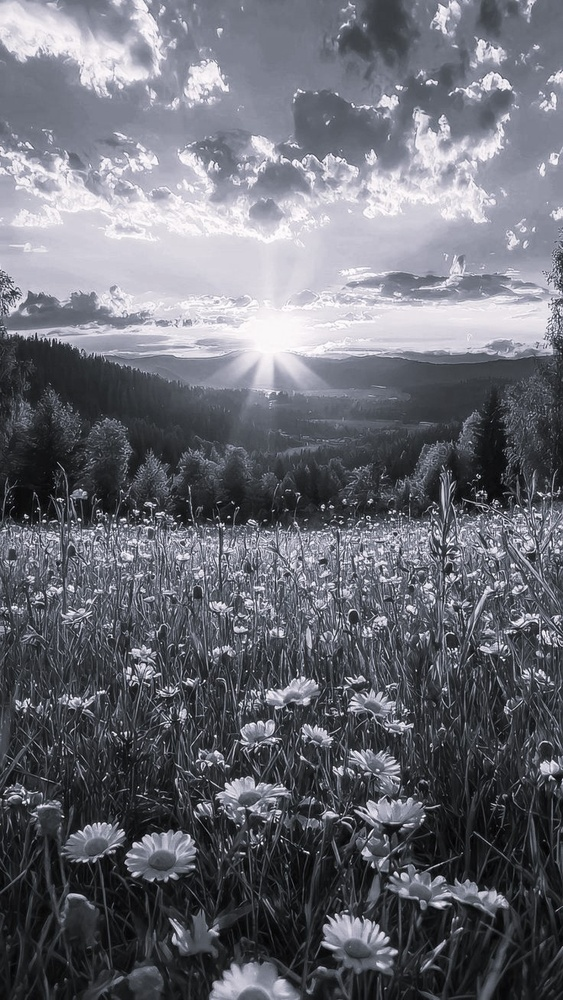
#> input picture nature.jpg, 563 x 1000 px, shrunk from 736 x 1308 before the run
$ jupyter execute fft.ipynb   (shell and % lines are left out)
#> lines starting #> are read from the running program, lines starting #| are printed output that depends on the picture; after the words box and inside, x2 and y2 are one past the last pixel; in counts of white or black regions, pixels touching at a corner belong together
[cell 1]
import numpy as np
from PIL import Image
import matplotlib.pyplot as plt

[cell 2]
# Загрузка изображения и преобразование в ч/б
image = Image.open('nature.jpg').convert('L')
image_array = np.array(image, dtype=float)

print(f"Размер матрицы: {image_array.shape}")
#| Размер матрицы: (1000, 563)
print(f"Тип данных: {image_array.dtype}")
#| Тип данных: float64
print(f"Диапазон значений: [{image_array.min()}, {image_array.max()}]")
#| Диапазон значений: [0.0, 255.0]
print(f"Пример значений:\n{image_array[:3, :3]}")
#| Пример значений:
#| [[152. 157. 160.]
#|  [154. 158. 162.]
#|  [167. 170. 172.]]

plt.figure(figsize=(8, 6))
plt.imshow(image_array, cmap='gray')
plt.title('Исходное изображение')
plt.axis('off')
plt.show()

[cell 3]
# Выполняем FFT
fft_transform = np.fft.fft2(image_array.astype(float))
fft_shifted = np.fft.fftshift(fft_transform)

# Вычисляем амплитуды
magnitudes = np.abs(fft_transform)
magnitudes_flat = magnitudes.ravel()
magnitudes_sorted = np.sort(magnitudes_flat)[::-1]# Сортируем по убыванию

# Общее количество коэффициентов
total_coeffs = len(magnitudes_sorted)
#> total_coeffs = 563000
print(f"Всего FFT коэффициентов: {total_coeffs}")
#| Всего FFT коэффициентов: 563000
print(f"Размер изображения: {image_array.shape}")
#| Размер изображения: (1000, 563)
print(f"Размер FFT массива: {fft_transform.shape}")
#| Размер FFT массива: (1000, 563)

# Вычисляем кумулятивную энергию
cumulative_energy = np.cumsum(magnitudes_sorted) / np.sum(magnitudes_sorted)

# График амплитуд коэффициентов и кумулятивной энергии
plt.figure(figsize=(12, 5))

plt.subplot(1, 2, 1)
plt.semilogy(magnitudes_sorted, 'b-', linewidth=1)
plt.title('Амплитуды FFT коэффициентов (логарифмическая шкала)')
plt.xlabel('Индекс коэффициента')
plt.ylabel('Амплитуда (log scale)')
plt.grid(True)

plt.subplot(1, 2, 2)
plt.plot(cumulative_energy, 'r-', linewidth=2)
plt.title('Кумулятивная энергия FFT коэффициентов')
plt.xlabel('Количество коэффициентов')
plt.ylabel('Доля общей энергии')
plt.grid(True)
plt.ylim(0, 1.1)

plt.tight_layout()
plt.show()
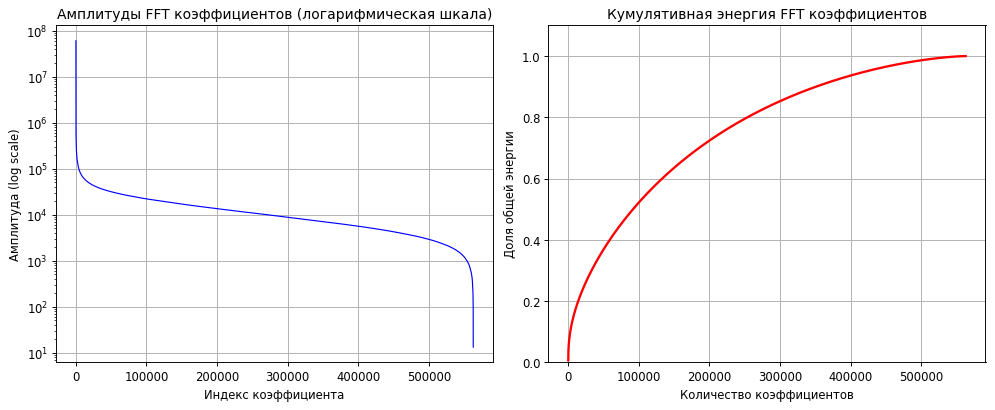
#> figure drawn by matplotlib, 2 panels; panel 1: curve peaks at x = 0, y = 60378299; panel 2: curve peaks at x = 562999, y = 1

# Визуализация спектра
plt.figure(figsize=(12, 5))

plt.subplot(1, 2, 1)
magnitude_spectrum = np.log(1 + np.abs(fft_shifted))
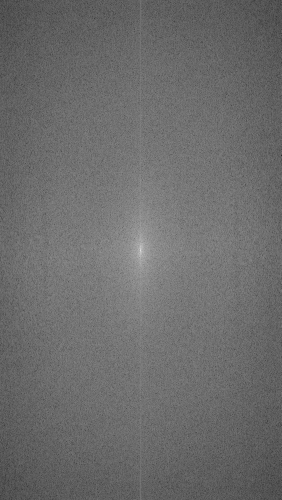
#> magnitude_spectrum: shape (1000, 563) float64 (shown at 1/2 size); min 2.65, max 17.92, mean 9.13; drawn with min black and max white
plt.imshow(magnitude_spectrum, cmap='hot')
plt.title('Спектр Фурье (логарифм амплитуды)')
plt.axis('off')
plt.colorbar()

plt.subplot(1, 2, 2)
plt.imshow(np.angle(fft_shifted), cmap='hsv')
plt.title('Фаза Фурье')
plt.axis('off')
plt.colorbar()

plt.tight_layout()
plt.show()
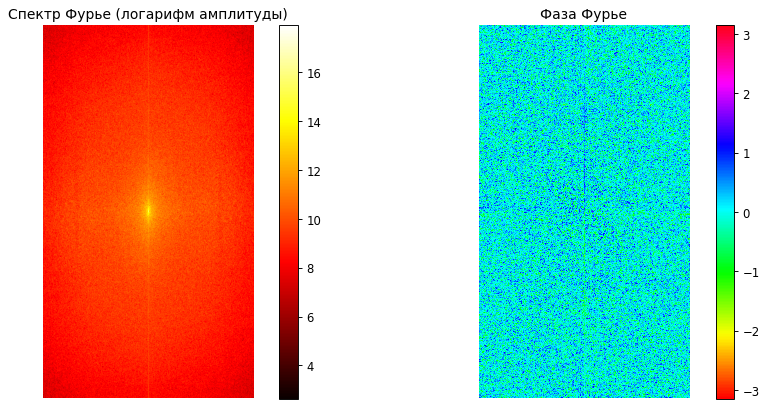
#> figure drawn by matplotlib, 4 panels

[cell 4]
# === ФУНКЦИИ ДЛЯ FFT СЖАТИЯ ===

def compress_fft(fft_coeffs, keep_ratio):
    """
    Сжатие FFT коэффициентов - сохранение только максимальных по амплитуде коэффициентов
    """
    magnitudes = np.abs(fft_coeffs)

    total_coeffs = fft_coeffs.size
    keep_count = int(total_coeffs * keep_ratio)

    # Находим пороговое значение
    threshold = np.partition(magnitudes.ravel(), -keep_count)[-keep_count]

    mask = magnitudes >= threshold
    compressed_fft = fft_coeffs * mask

    return compressed_fft, mask, keep_count

def reconstruct_from_fft(compressed_fft):
    """Восстановление изображения из сжатых FFT коэффициентов"""
    reconstructed = np.fft.ifft2(compressed_fft).real
    reconstructed = np.clip(reconstructed, 0, 255)
    return reconstructed.astype(np.uint8)

[cell 5]
# === ВИЗУАЛИЗАЦИЯ РЕЗУЛЬТАТОВ СЖАТИЯ ===
compression_ratios = [0.10, 0.05, 0.01, 0.002]
ratios_names = ['10%', '5%', '1%', '0.2%']

print("\n" + "="*80)
print("РЕЗУЛЬТАТЫ СЖАТИЯ С ПОМОЩЬЮ FFT")
print("="*80)
print(f"{'Уровень':<10} {'Коэфф.':<8} {'% энергии':<12} {'Ошибка Фробениуса':<20}")
print("-" * 60)

fig, axes = plt.subplots(2, 3, figsize=(15, 10))
axes = axes.ravel()

axes[0].imshow(image_array, cmap='gray')
axes[0].set_title('Исходное изображение')
axes[0].axis('off')

for i, (ratio, name) in enumerate(zip(compression_ratios, ratios_names)):
    # Сжимаем FFT коэффициенты
    compressed_fft, mask, kept_coeffs = compress_fft(fft_transform, ratio)

    reconstructed = reconstruct_from_fft(compressed_fft)

    total_energy = np.sum(magnitudes_sorted)
    kept_energy = np.sum((np.abs(compressed_fft)))
    energy_percentage = (kept_energy / total_energy) * 100

    error_norm = np.linalg.norm(image_array - reconstructed, 'fro')

    print(f"{name:<10} {kept_coeffs:<8} {energy_percentage:<10.2f}% {error_norm:<20.2f}")

    axes[i+1].imshow(reconstructed, cmap='gray')
    axes[i+1].set_title(f'Коэфф.: {name} ({kept_coeffs} шт.)\nЭнергия: {energy_percentage:.1f}%')
    axes[i+1].axis('off')
#> this loop made 4 passes
#> (threshold in compress_fft, kept_coeffs, kept_energy, energy_percentage, error_norm) on passes 1 to 4: (29750.5, 56300, 3.33e+09, 39.16, 11776.5), (40726, 28150, 2.37e+09, 27.8, 14082.2), (85454.1, 5630, 1.14e+09, 13.41, 17945), (200383.3, 1126, 603066934.1, 7.08, 21057.5)
#> (printed output is left out)
#> pass 1, in compress_fft, `mask = magnitudes >= threshold`:
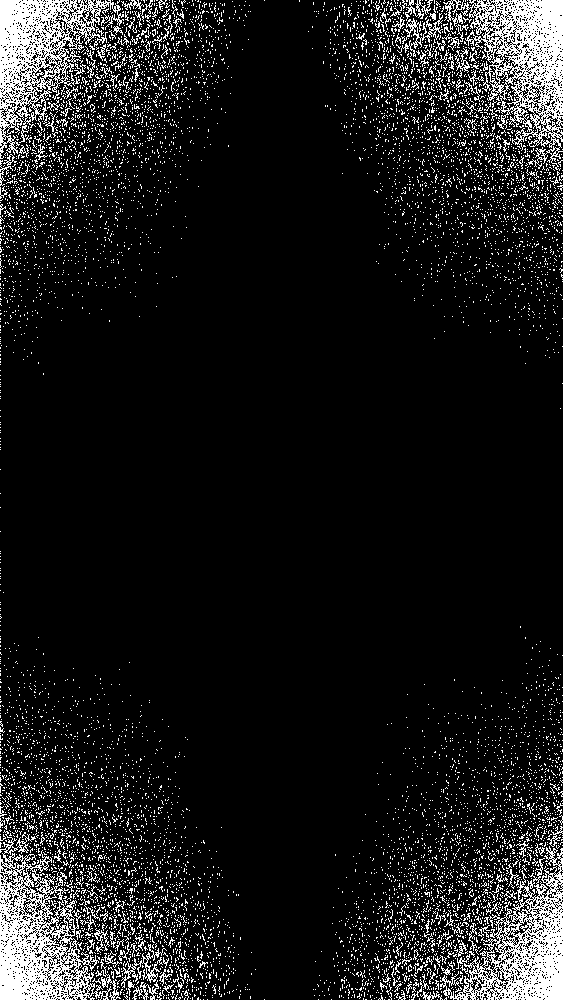
#> mask: shape (1000, 563) bool; 10% white in thin lines or dots
#> pass 1, in reconstruct_from_fft, `reconstructed = np.fft.ifft2(compressed_fft).real`:
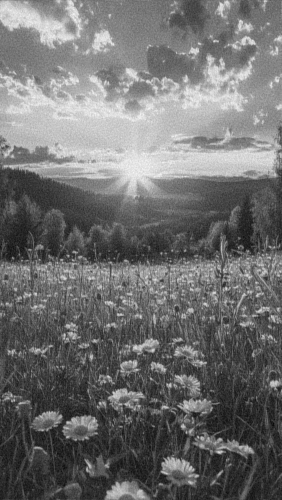
#> reconstructed: shape (1000, 563) float64 (shown at 1/2 size); min -25.18, max 278.2, mean 107.2; drawn with min black and max white

if len(compression_ratios) + 1 < len(axes):
    for j in range(len(compression_ratios) + 1, len(axes)):
        axes[j].axis('off')

plt.tight_layout()
plt.show()
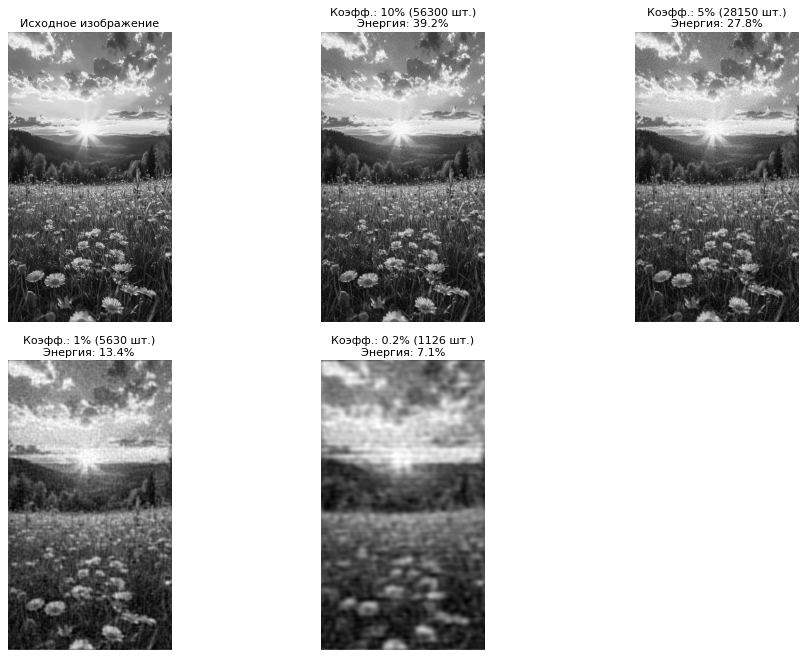
#> figure drawn by matplotlib, 5 panels

[cell 6]
# === АНАЛИЗ ЭФФЕКТИВНОСТИ СЖАТИЯ ===

print("\n" + "="*80)
print("ДОПОЛНИТЕЛЬНАЯ ИНФОРМАЦИЯ")
print("="*80)
print(f"Размер исходной матрицы: {image_array.shape}")
#| Размер исходной матрицы: (1000, 563)
print(f"Общее количество элементов: {image_array.size}")
#| Общее количество элементов: 563000
print(f"Размер FFT матрицы: {fft_transform.shape}")
#| Размер FFT матрицы: (1000, 563)

# Экономия памяти для разных уровней сжатия
print("\nЭКОНОМИЯ ПАМЯТИ:")
print(f"{'Уровень':<10} {'Коэфф.':<8} {'Исходный размер':<18} {'Сжатый размер':<16} {'Коэф. сжатия':<12}")
print("-" * 70)

m, n = image_array.shape
for ratio, name in zip(compression_ratios, ratios_names):
    kept_coeffs = int(fft_transform.size * ratio)
    original_size = m * n * 2  # комплексные числа

    # Размер сжатого представления: храним только выбранные коэффициенты
    compressed_size = kept_coeffs * 2 + kept_coeffs * 2  # значения + позиции

    compression_ratio = original_size / compressed_size

    print(f"{name:<10} {kept_coeffs:<8} {original_size:<18} {compressed_size:<16} {compression_ratio:<10.2f}x")

$ run again, with 1.jpg copied over nature.jpg
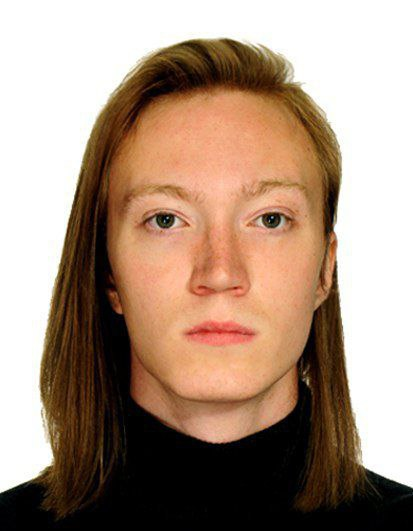
#> input picture 1.jpg, 413 x 531 px
#| Размер матрицы: (531, 413)
#| Тип данных: float64
#| Диапазон значений: [0.0, 255.0]
#| Пример значений:
#| [[255. 255. 255.]
#|  [255. 255. 255.]
#|  [255. 255. 255.]]
#> `total_coeffs = len(magnitudes_sorted)`: total_coeffs = 219303
#| Всего FFT коэффициентов: 219303
#| Размер изображения: (531, 413)
#| Размер FFT массива: (531, 413)
#> `plt.show()`:
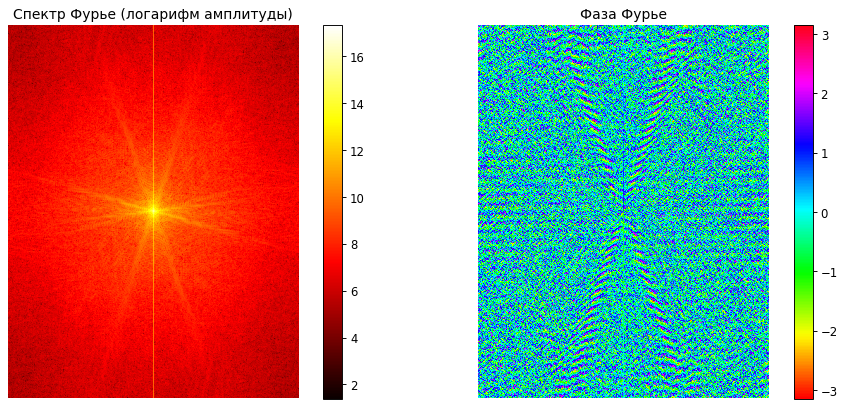
#> figure drawn by matplotlib, 4 panels
#> the loop `for i, (ratio, name) in enumerate(zip(compression_ratios, ratios_names..` made 4 passes
#> (threshold in compress_fft, kept_coeffs, kept_energy, energy_percentage, error_norm) on passes 1 to 4: (6443.4, 21930, 702552565.9, 70.55, 1884.8), (11067.2, 10965, 611774909.2, 61.44, 2626.7), (47782.9, 2193, 438256869.6, 44.01, 4941.5), (182262.8, 438, 292805822.4, 29.4, 9124.7)
#> (printed output is left out)
#> pass 1, in compress_fft, `mask = magnitudes >= threshold`:
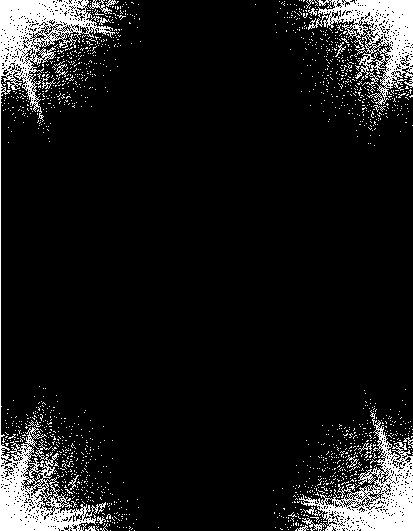
#> mask: shape (531, 413) bool; 10% white; 1456 white regions (1436 under 20 px), largest, box (x1, y1, x2, y2) and area: (0, 0, 115, 531) 9366, (299, 410, 413, 531) 4536, (308, 0, 413, 105) 4283
#| Размер исходной матрицы: (531, 413)
#| Общее количество элементов: 219303
#| Размер FFT матрицы: (531, 413)

$ run again, with portret.jpg copied over nature.jpg
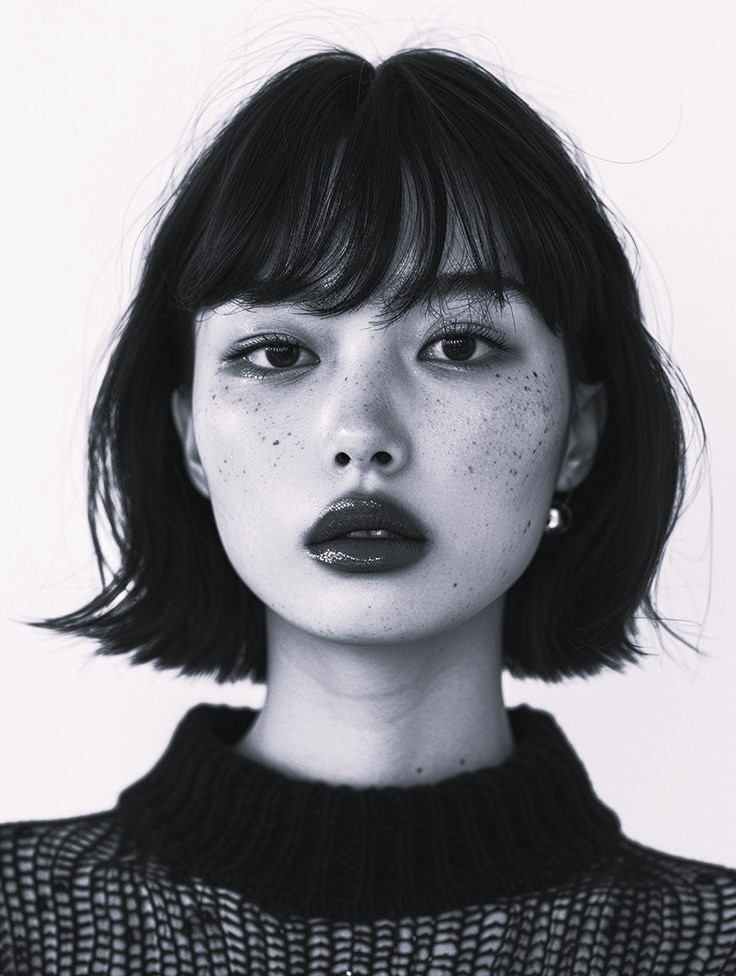
#> input picture portret.jpg, 736 x 976 px
#| Размер матрицы: (976, 736)
#| Тип данных: float64
#| Диапазон значений: [0.0, 254.0]
#| Пример значений:
#| [[248. 248. 247.]
#|  [248. 247. 247.]
#|  [247. 247. 247.]]
#> `total_coeffs = len(magnitudes_sorted)`: total_coeffs = 718336
#| Всего FFT коэффициентов: 718336
#| Размер изображения: (976, 736)
#| Размер FFT массива: (976, 736)
#> the loop `for i, (ratio, name) in enumerate(zip(compression_ratios, ratios_names..` made 4 passes
#> (threshold in compress_fft, kept_coeffs, kept_energy, energy_percentage, error_norm) on passes 1 to 4: (12859.7, 71833, 3.88e+09, 61.05, 4578.6), (22172.6, 35916, 3.3e+09, 51.83, 5879), (88082.4, 7183, 2.09e+09, 32.93, 10770.6), (253883.9, 1436, 1.33e+09, 20.87, 16427)
#> (printed output is left out)
#> pass 1, in compress_fft, `mask = magnitudes >= threshold`:
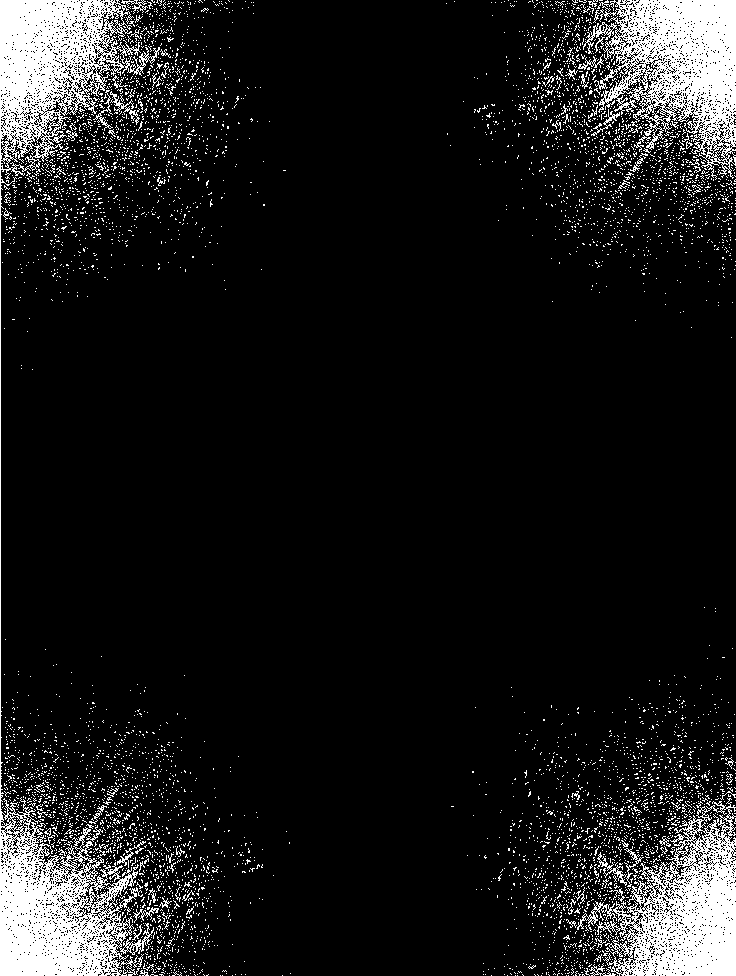
#> mask: shape (976, 736) bool; 10% white; 6124 white regions (6044 under 20 px), largest, box (x1, y1, x2, y2) and area: (0, 0, 160, 976) 27475, (583, 0, 736, 180) 13812, (577, 798, 736, 976) 12611
#> pass 1, in reconstruct_from_fft, `reconstructed = np.fft.ifft2(compressed_fft).real`:
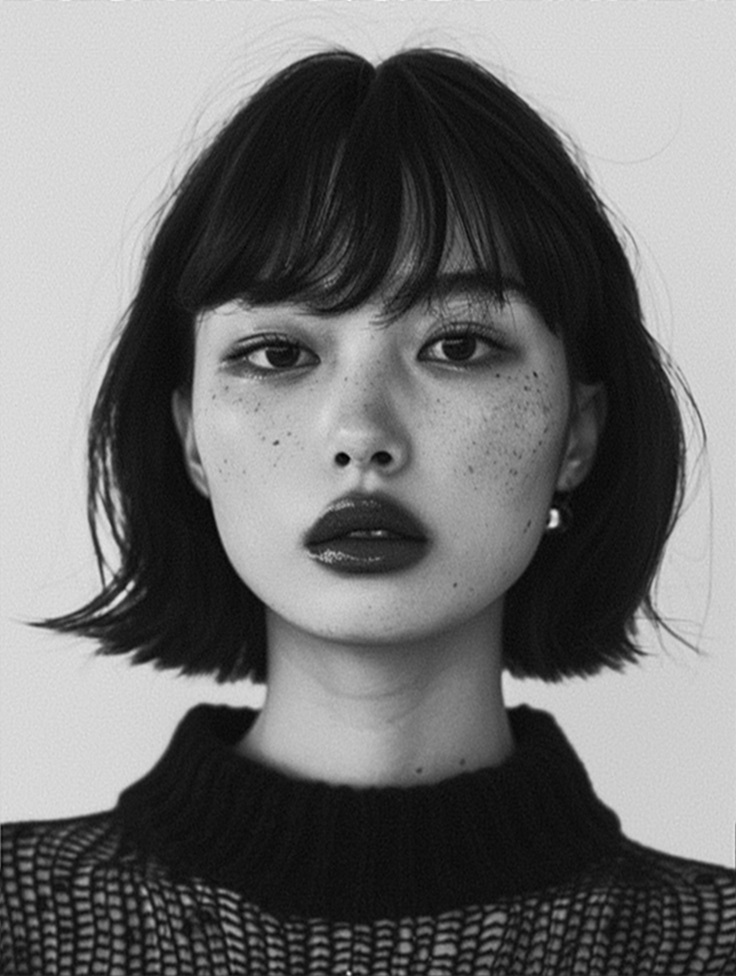
#> reconstructed: shape (976, 736) float64; min 0.57, max 289.1, mean 131.2; drawn with min black and max white
#| Размер исходной матрицы: (976, 736)
#| Общее количество элементов: 718336
#| Размер FFT матрицы: (976, 736)
